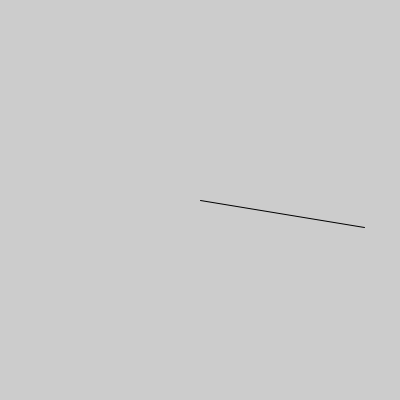
Frame 1 (no input)
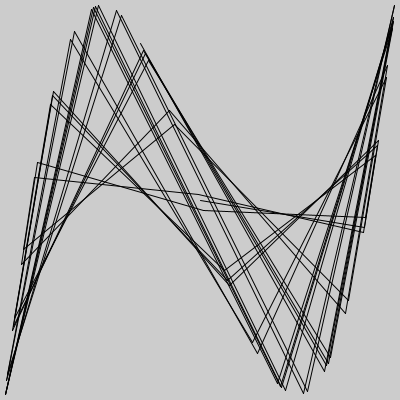
Frame 60 (the mouse pressed at the canvas centre just before this capture)
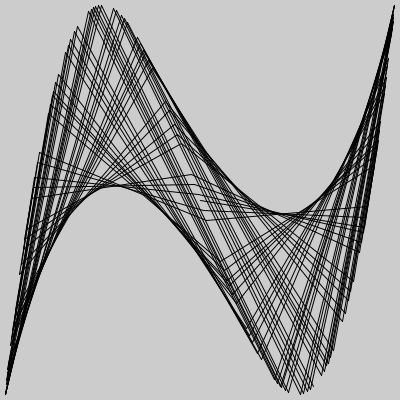
Frame 120 (the mouse held since frame 60 and released just before this capture)

The Processing sketch that drew these frames (run headless with seeded random() and noise(); from frame 60 on, the mouse is pressed at the canvas centre):

// Processing sketch: processing_26609
// ── processing_26609.pde

// Created with "Processing":http://processing.org/
// Draws a Lissajous figures
// 2 April 2011
// http://www.rupert.id.au/tutorials/processing/examples.php

int screen_width = 400;
int screen_height = 400;

/* Scale image and reduce by 5 pixels to remove from edge of screen */
int AX = (screen_width / 2) - 5;
int BX = (screen_height / 2) - 5;

float a = 1;
float b = 3;
float x1;
float y1;
float x2;
float y2;

int counter = 0;
int saveCounter = 0;
String file_name;

void setup(){
  smooth();
  fill(255);
  strokeWeight(1);   
  size(400, 400);
  }

// Based on Microworlds LOGO code from http://www.mathcats.com/gallery/15wordcontest.html
// repeat 360 [setxy (sin(2 * repcount)) * 150 (sin(3 * repcount)) * 150] 

void draw(){
  fill(#000000);
  
  // Find 2 points and draw a line between them
  x1 = (sin(a * counter) * AX) + screen_width / 2;
  y1 = (sin(b * counter) * BX) + screen_height / 2;
  
  counter = counter + 1;
  x2 = (sin(a * counter) * AX) + screen_width / 2;
  y2 = (sin(b * counter) * BX) + screen_height / 2;
   
  line(x1,y1,x2,y2);
    
  saveCounter = saveCounter + 1;
  if (saveCounter == 365) {
    String file_name = "Lissajou_a=" + str(a) + "_b=" + str(b);
    // save(file_name);
    noLoop();
  }
}                               
